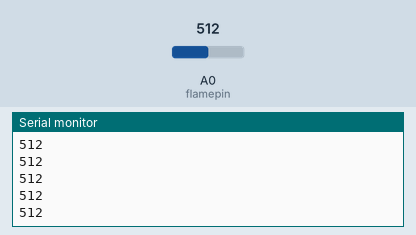
Bench run of a sketch on a simulated Arduino Uno, built with avr-gcc and run on an emulated ATmega328P. Parts: the last lines printed to the serial monitor. Inputs (shaded band) come from the test bench; at power-on: A0 (flamepin) = 512.

Above: at 1.2 s.
1.3 s: A0 (flamepin) set to 716
At 1.56 s:
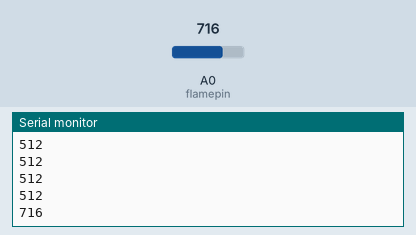
2.8 s: A0 (flamepin) set to 900
At 2.96 s:
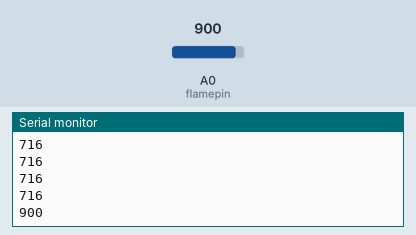
Timing chart, 0 to 5.8 s (numbered marks = the images above; inputs shaded):
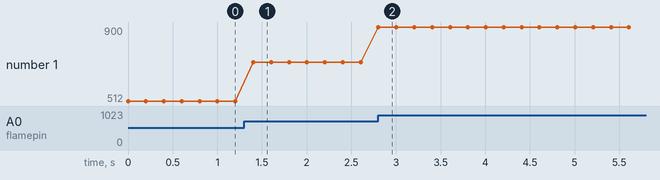

Measured:
- after the input at 1.3 s, the serial monitor: prints a new line after 0.10 s (image 1)
- after the input at 2.8 s, the serial monitor: prints a new line at once (image 2)
- plotted number 1: 512 → 716 after the input at 1.3 s, 716 → 900 after the input at 2.8 s

The sketch:

Project_19.1_Read_the_analog_value.ino
```cpp
//**********************************************************************************
int flamepin=A0;// Initialize analog pin A0
int val=0;// Define val as an initial vallue of 0

void setup()
{
Serial.begin(9600);// Set baud rate to 9600
pinMode(flamepin, INPUT); //Set analog pin A0 to"input"”
}

void loop()
{
val=analogRead(flamepin);// Read the analog value of the analog pin A0, assign it to val
Serial.println(val);// Print the value val
delay(200);// Wait for 0.2s
}
//**********************************************************************************
```
